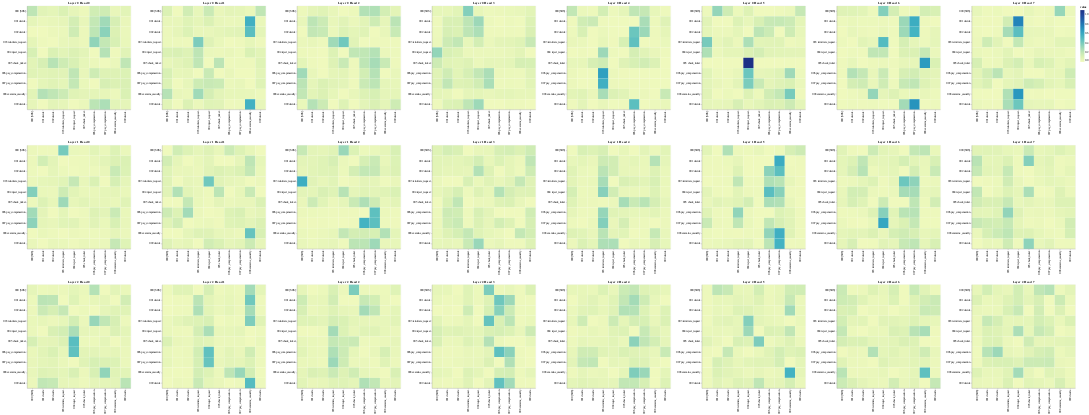

The code cell stored with this chart in its notebook:
### Code cell
# Encoder Self-Attention
get_all_attention_maps("encoder", layers, heads, encoder_input_tokens, encoder_input_tokens, min(20, sentence_len))
